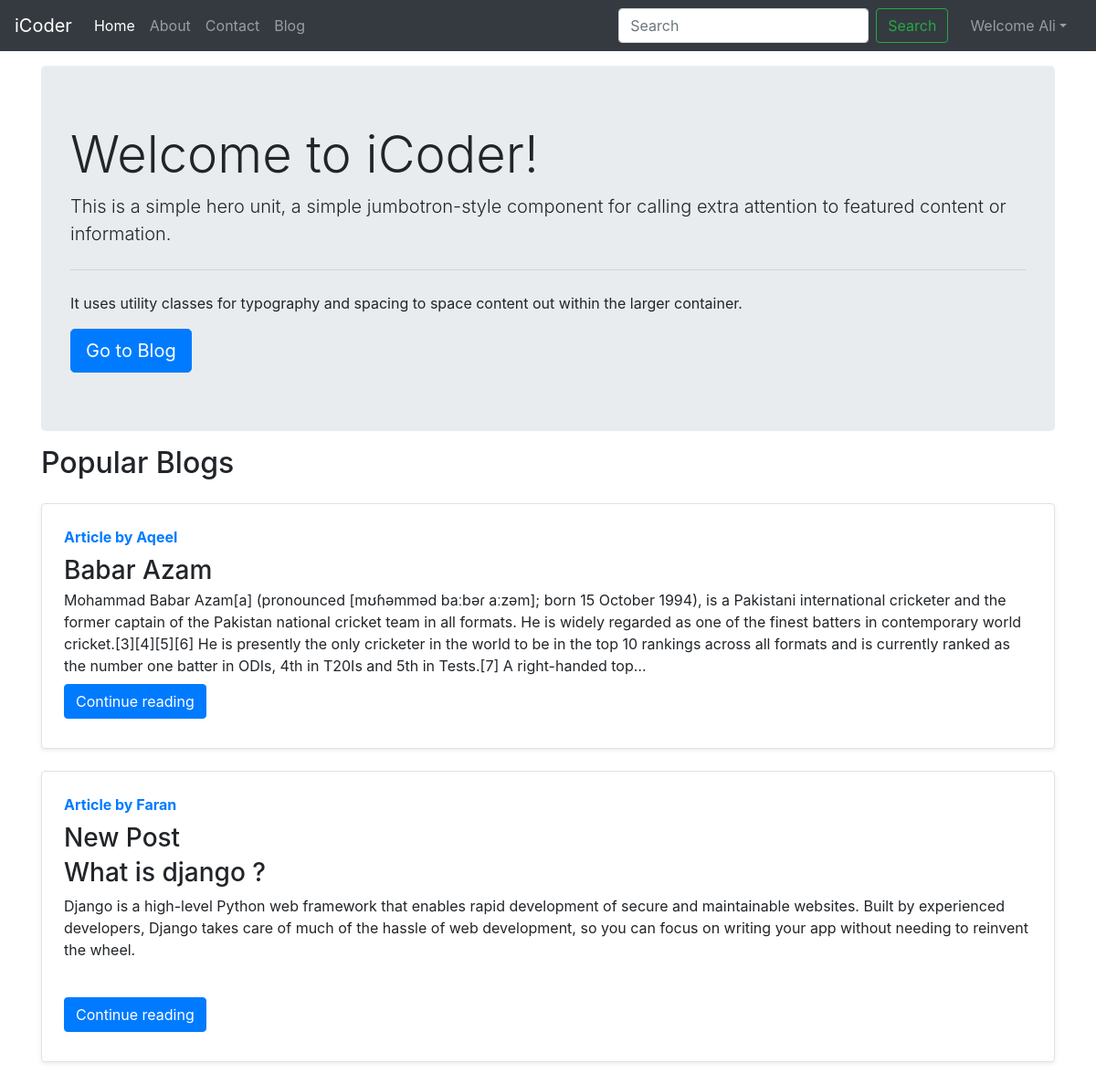
Screenshot of / (signed in) with the database file from the repository.
### blog/models.py (models this page shows, shortened)
class Post(models.Model):
    sno = models.AutoField(primary_key=True)
    title = models.CharField(max_length=255)
    author = models.CharField(max_length=14)
    slug = models.CharField(max_length=130)
    timeStamp = models.DateTimeField(blank=True)
    content = models.TextField()

### home/views.py (the view)
# urls.py: 2. Add a URL to urlpatterns:  path('', views.home, name='home')
def home(request):
    posts = Post.objects.all()
    return render(request,"home/index.html",{'posts': posts})

### templates/home/index.html (shortened to what this page needs)
{% extends 'base.html' %}
{% block homeactive %} active {% endblock homeactive %}
{% block body %}
<div class="container">
  <div class="jumbotron my-3">
    <h1 class="display-4">Welcome to iCoder!</h1>
    <p class="lead">
      This is a simple hero unit, a simple jumbotron-style component for calling
      extra attention to featured content or information.
    </p>
    <hr class="my-4" />
    <p>
      It uses utility classes for typography and spacing to space content out
      within the larger container.
    </p>
    <a class="btn btn-primary btn-lg" href="/blog" role="button">Go to Blog</a>
  </div>
</div>
<div class="container my-3">
  <h2>Popular Blogs</h2>
  {% for post in posts  %}
  <div class="row no-gutters border rounded overflow-hidden flex-md-row mb-4 shadow-sm h-md-250 my-4 position-relative">
      <div class="col p-4 d-flex flex-column position-static">
          <strong class="d-inline-block mb-2 text-primary">Article  by {{post.author}}</strong>
          <h3 class="mb-0">{{post.title}}</h3>
          <p class="card-text mb-auto">{{post.content|safe| truncatechars:500}}</p>
          <div class="my-2">
            <a href="/blog/blogpost/{{post.slug}}" role="button" class="btn btn-primary">Continue reading</a>
          </div>
      </div>
      </div>
      {% endfor %}
  </div>
{% endblock %}

### templates/base.html (shortened to what this page needs)
<!doctype html>
<html lang="en">
  <head>
    <link rel="stylesheet" href="https://stackpath.bootstrapcdn.com/bootstrap/4.5.2/css/bootstrap.min.css">
  </head>
  <body>
    <nav class="navbar navbar-expand-lg navbar-dark bg-dark">
        <a class="navbar-brand" href="/">iCoder</a>
        <div class="collapse navbar-collapse" id="navbarSupportedContent">
          <ul class="navbar-nav mr-auto">
            <li class="nav-item {% block homeactive %}  {% endblock homeactive %}">
              <a class="nav-link" href="/">Home <span class="sr-only">(current)</span></a>
            </li>
            <li class="nav-item {% block aboutactive %}  {% endblock aboutactive %}" >
              <a class="nav-link" href="/about">About</a>
            </li>
            <li class="nav-item {% block contactactive %}  {% endblock contactactive %} ">
              <a class="nav-link" href="/contact">Contact</a>
            </li>
            <li class="nav-item {% block blogactive %}  {% endblock blogactive %} ">
              <a class="nav-link" href="/blog">Blog</a>
            </li>
          </ul>
          <form method="get" action="/search"class="form-inline my-2 my-lg-0 mx-3">
            <input class="form-control mr-sm-2" type="search" placeholder="Search" aria-label="Search" name="query" id="query">
            <button class="btn btn-outline-success my-2 my-sm-0 " type="submit">Search</button>
          </form>
  {% if user.is_authenticated %}
<ul class="navbar-nav mr-2">
<li class="nav-item dropdown">
<a class="nav-link dropdown-toggle" href='#' id="navbarDropdown" role="button" data-toggle="dropdown"> Welcome {{request.user}}</a>
      </li>
      </ul>
      </div>
{% endif %}
      </nav>
      {% block body %}  {% endblock body %}
  </body>
</html>

### rows the page displays
Post: author "Aqeel", title "Babar Azam", content "Mohammad Babar Azam[a] (pronounced [mʊɦəmməd baːbəɾ aːzəm]; born 15 October 1994), is a Pakistani international cricketer and the former captain of the Pakistan national cricket team in all formats. He is widely regarded as one of the finest batters in contemporary world cricket.[3][4][5][6] He is presently the only cricketer in the world to be in the top 10 rankings across all formats and is currently ranked as the number one batter in ODIs, 4th in T20Is and 5th in Tests.[7] A right-handed top…"
Post: author "Faran", title "New Post", content "What is django ? Django is a high-level Python web framework that enables rapid development of secure and maintainable websites. Built by experienced developers, Django takes care of much of the hassle of web development, so you can focus on writing your app without needing to reinvent the wheel."

### other values shown
{{ request.user }} "Ali"
